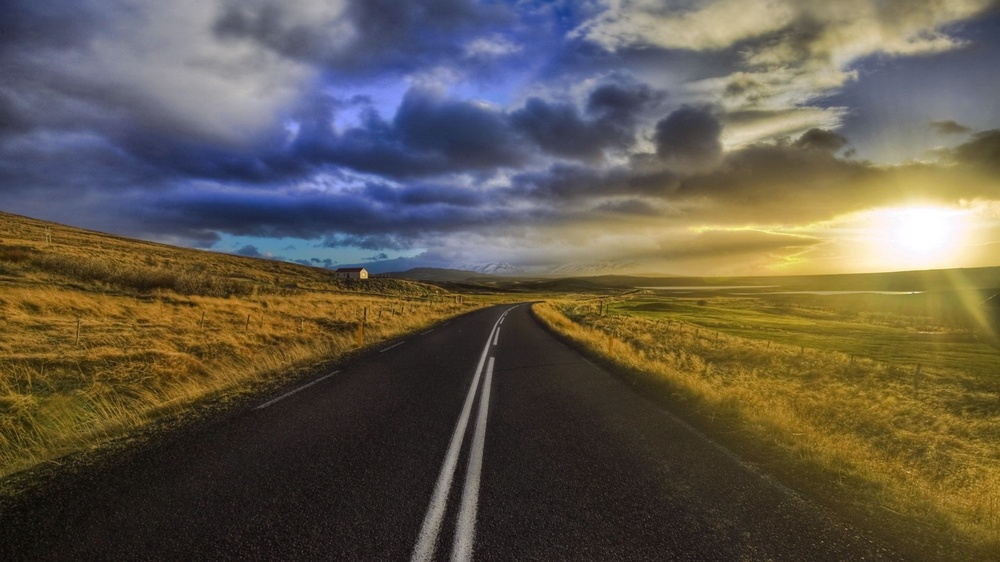
#> input picture data/LaneView.jpg, 1000 x 562 px, shrunk from 1920 x 1080 before the run, found by its file name
$ python misc.py   (Python 2 division)
#> lines starting #> are read from the running program, lines starting #| are printed output that depends on the picture; after the words box and inside, x2 and y2 are one past the last pixel; in counts of white or black regions, pixels touching at a corner belong together

# coding: utf-8

# In[5]:

import cv2
import numpy as np

# // parameters for white pixel extraction
hueMinValue=0
hueMaxValue=0
satMinValue=0
satMaxValue=0
volMinValue=0
volMaxValue=0
lightMinValue=0
lightMaxValue=0

# // extraction of white pixels
thres_white_init=0.0
thres_exposure_max=0
thres_exposure_min=0


# // This function takes an angle in the range [-3*pi, 3*pi] and
# // wraps it to the range [-pi, pi].
def wrapTheta(theta):
    if theta > CV_PI:
        return theta - 2 * CV_PI
    elif theta < -CV_PI:
        return theta + 2 * CV_PI
    return theta

# // Construct a new image using only one single channel of the input image
# // if color_image is set to 1, create a color image; otherwise a single-channel image is returned.
# // 0 - B; 1 - G; 2 - R

def getSingleChannel(input,channel,color_image):
    spl=cv2.split(input)
    if color_image==0:
        return spl[channel]
    emptyMat = thresholded
    channels=np.empty(input.shape)
# Only show color blue channel
    if channel==0:
        input[:,:,1]=0
        input[:,:,2]=0
        channels=input
    elif channel==1:
# Only show color green channel
        input[:,:,0]=0
        input[:,:,2]=0
        channels=input
    else:
# Only show colorred channel
        input[:,:,0]=0
        input[:,:,1]=0
        channels=input
    print "channels:",channels.shape
    output=channels
    return output


# // Show different channels of an image
def showChannels(input):
#     cv2.imshow("B",getSingleChannel(input,0,True)) #b
#     cv2.imshow("G",getSingleChannel(input,1,True)) #g
#     cv2.imshow("R",getSingleChannel(input,2,True)) #r
    greyMat = thresholded
    greyMat=cv2.cvtColor(input,cv2.COLOR_BGR2GRAY)
#     cv2.imshow("GREY",greyMat) #grey-scale


def testShowChannels():
    img = cv2.imread('/Users/g41903/Desktop/MIT/Media Lab/LaneDetection/LaneView.jpg',1)
#> img is the input picture: shape (562, 1000, 3); mean B, G, R 76.4, 89.5, 97.4
    edgeDetection(img,0,0)
#     showChannels(img)
#     cv2.waitKey(0)
#     cv2.imshow("image",img)


def edgeDetection(rgb_frame,detect_method,debug_mode):
    # 	// Get a single channel
#> called with detect_method = 0, debug_mode = 0
    singleChannel=getSingleChannel(rgb_frame,0,False)
#> in getSingleChannel, `return spl[channel]`:
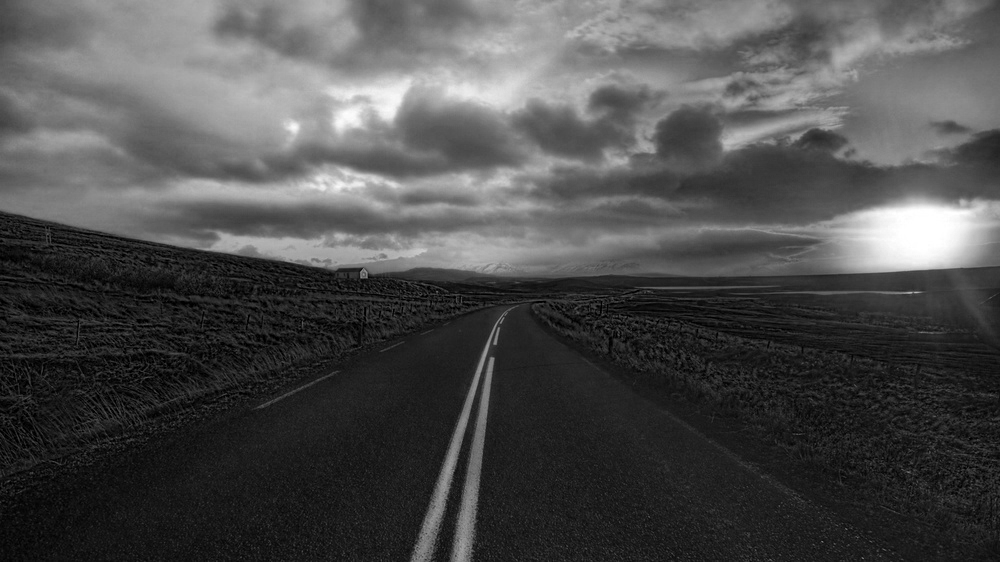
#> returned value: shape (562, 1000); min 0, max 255, mean 76.4
    # 	// First apply Gaussian filtering
    blurred_ipm=cv2.GaussianBlur(singleChannel,(5,5),0)
    if debug_mode:
        cv2.imshow('Blurred ipm:',blurred_ipm)
    # 	// Edge detection
    #   // adaptive thresholding outperforms canny and other filtering methods
    max_value=255
    adaptiveMethod=cv2.ADAPTIVE_THRESH_GAUSSIAN_C
    thresholdType=cv2.THRESH_BINARY_INV
    blockSize=11
    C=5
    detection_edge = np.zeros(blurred_ipm.shape, np.uint8)

    detection_edge=cv2.adaptiveThreshold(blurred_ipm,max_value,adaptiveMethod,thresholdType,blockSize,C)
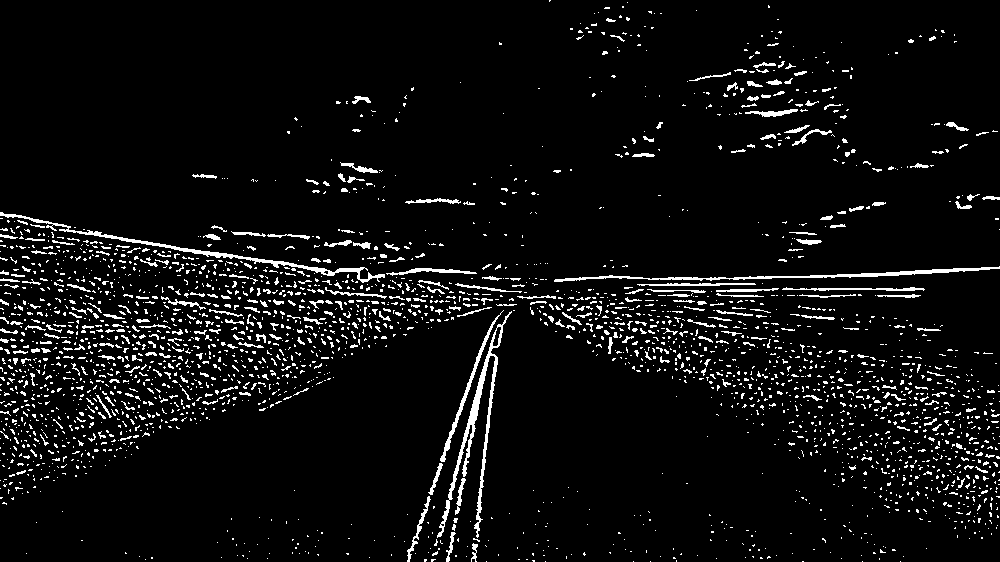
#> detection_edge: shape (562, 1000); 5.7% white in thin lines or dots
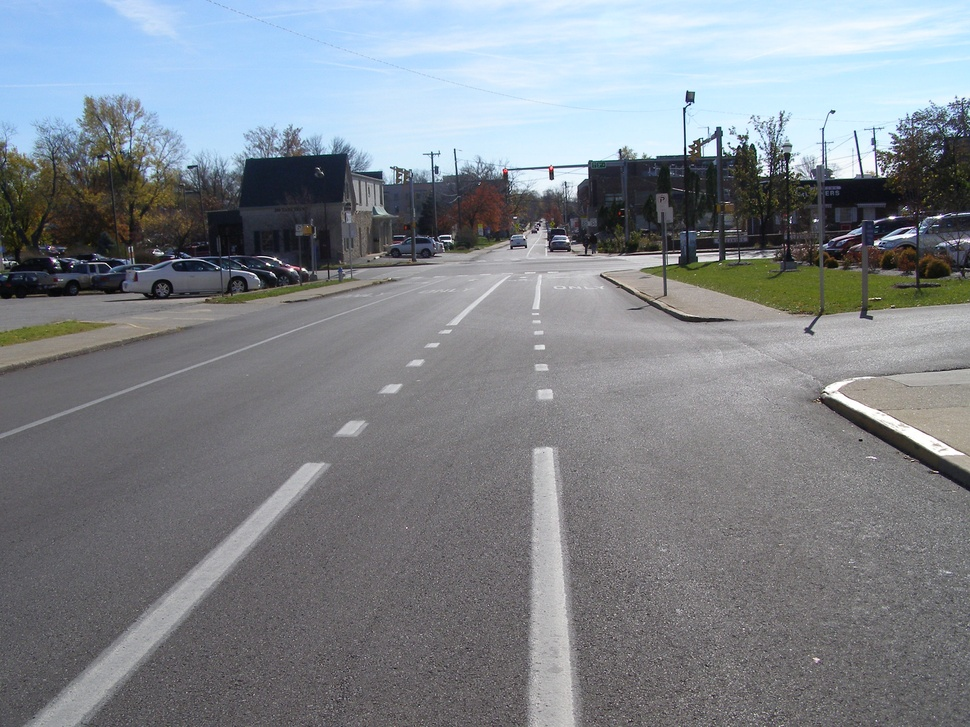
#> input picture data/LaneTest2.jpg, 970 x 727 px, shrunk from 2816 x 2112 before the run, given in place of the camera
#> in testExtractWhitePixel, frame is the input picture: shape (727, 970, 3); mean B, G, R 139, 132.7, 127.2
    if debug_mode:
        cv2.imshow('Detection edge:',detection_edge)
    return detection_edge

testShowChannels()


# In[4]:

import cv2
import numpy as np
hueMinValue=110
satMinValue=50
volMinValue=50
hueMaxValue=130
satMaxValue=255
volMaxValue=255
# // Extract white pixels from a RGB image
# cv::Mat extractWhitePixel(cv::Mat rgb_frame, int extract_method, bool debug_mode)
# {
# 	// convert from RGB to HSV representation
# 	if (extract_method == HSV)
# 	{
# 		cv::Mat hsv_frame;
# 		cv::cvtColor(rgb_frame, hsv_frame, CV_RGB2HSV);

# 		cv::Scalar min(hueMinValue, satMinValue, volMinValue);
# 		cv::Scalar max(hueMaxValue, satMaxValue, volMaxValue);
# 		cv::Mat threshold_frame;
# 		cv::inRange( hsv_frame, min, max, threshold_frame);
# 		return threshold_frame;
# 	}

def extractWhitePixel(rgb_frame,extract_method,debug_mode):
#> called with extract_method = 'HSV', debug_mode = True
    if extract_method=='HSV':
        # Convert BGR to HSV
        hsv_frame=cv2.cvtColor(rgb_frame,cv2.COLOR_BGR2HSV)
#> hsv_frame: shape (727, 970, 3); mean H, S, V 110.7, 30.1, 141.7
        # define range of color in HSV
        min_color=np.array([hueMinValue,satMinValue,volMinValue])
        max_color=np.array([hueMaxValue,satMaxValue,volMaxValue])
        # Threshold the HSV image to get only specific color
        mask = cv2.inRange(hsv_frame, min_color, max_color)
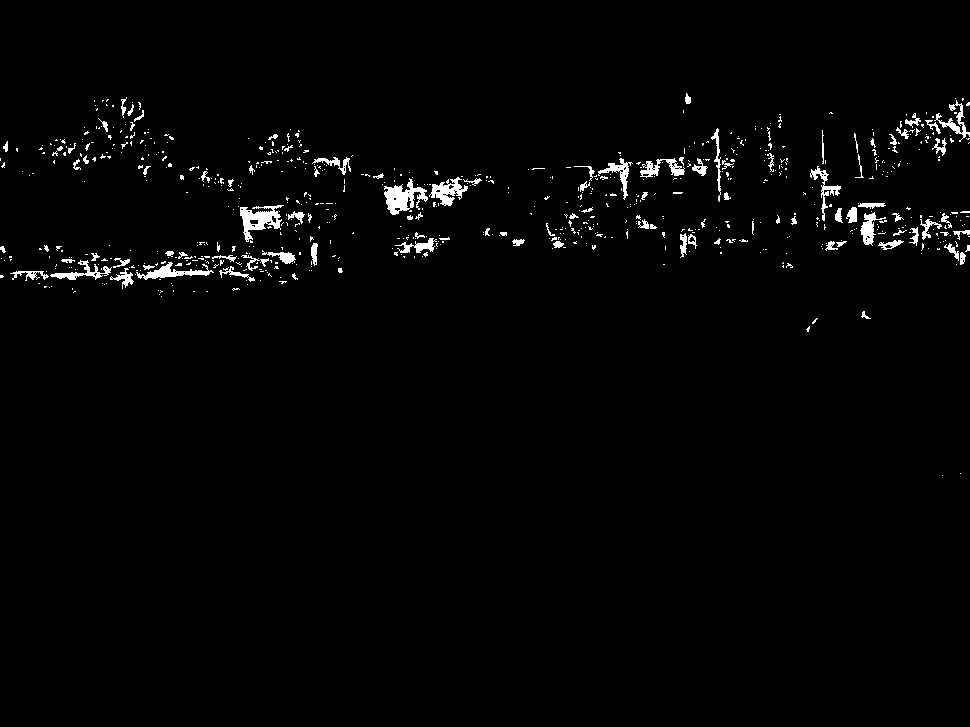
#> mask: shape (727, 970); 1.8% white; 739 white regions (633 under 20 px), largest, box (x1, y1, x2, y2) and area: (384, 178, 428, 215) 779, (240, 205, 284, 242) 738, (429, 177, 468, 206) 516
        # Bitwise-AND mask and original image
        res = cv2.bitwise_and(rgb_frame,rgb_frame, mask= mask)
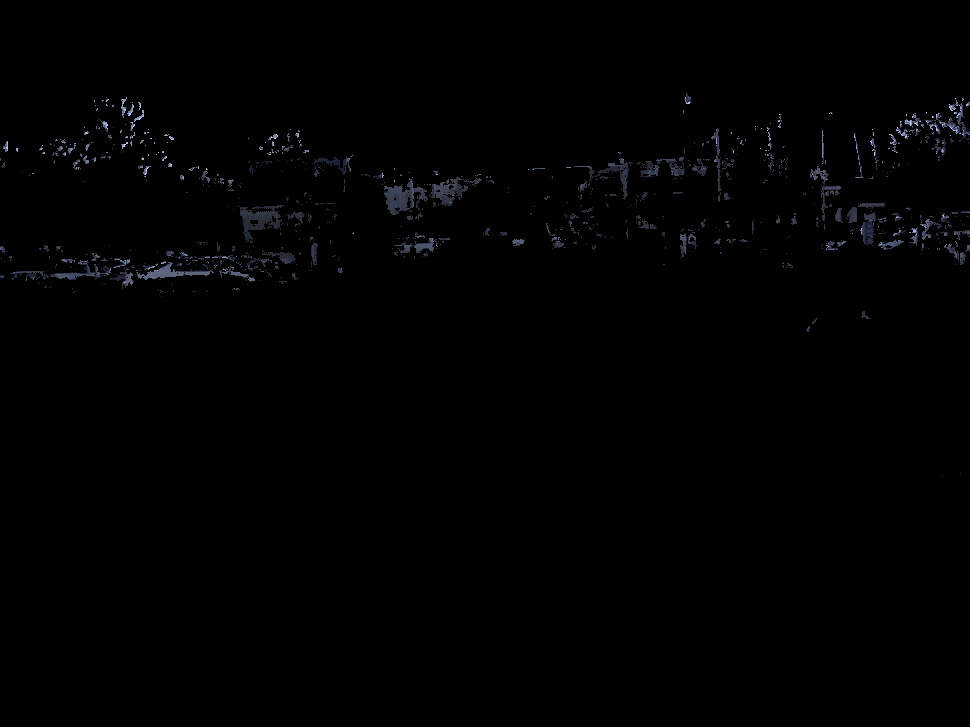
#> res: shape (727, 970, 3); mean B, G, R 1.6, 1.2, 1.1
        cv2.imshow('frame',rgb_frame)
        cv2.imshow('mask',mask)
        cv2.imshow('res',res)
# 	else if (extract_method == HLS)
# 	{
# 		cv::Mat hls_frame;
# 		cv::cvtColor(rgb_frame, hls_frame, CV_RGB2HLS);

# 		cv::Scalar min(hueMinValue, lightMinValue, satMinValue);
# 		cv::Scalar max(hueMaxValue, lightMaxValue, satMaxValue);
# 		cv::Mat threshold_frame;
# 		cv::inRange( hls_frame, min, max, threshold_frame);
# 		return threshold_frame;
# 	}
    elif extract_method=='HLS':
        # Convert BGR to HLS
        hls_frame=cv2.cvtColor(rgb_frame,cv2.COLOR_BGR2HLS)
        # define range of color in HSV
        min_color=np.array([hueMinValue,satMinValue,volMinValue])
        max_color=np.array([hueMaxValue,satMaxValue,volMaxValue])
        # Threshold the HSV image to get only specific color
        mask = cv2.inRange(hls_frame, min_color, max_color)
        # Bitwise-AND mask and original image
        res = cv2.bitwise_and(rgb_frame,rgb_frame, mask= mask)
        cv2.imshow('frame',rgb_frame)
        cv2.imshow('mask',mask)
        cv2.imshow('res',res)
    elif extract_method=='ADAPTIVE':
        # Get a single channel
        singleChannel=getSingleChannel(rgb_frame,0,False)
        # Extraction of white pixels
        min,max=minMaxLoc(singleChannel)
        thresholded=np.zeros(singleChannel.shape, np.uint8)
        #adaptive thresholding
        maxValue=255
        thres_count=0
        thres_adaptive=thres_white_init
        thres_upper_bound=1
        thres_lower_bound=0
        type=THRESH_BINARY
        while thres_count<10:
            thres_count+=1
            thresh=min+(max-min)*thres_adaptive
            thresholded=cv2.threshold(singleChannel,thresh,maxValue,type)
            s=np.sum(singleChannel,axis=0)/255
            if s>thres_exposure_max:
                thres_lower_bound=thres_adaptive
                thres_adaptive=(thres_upper_bound+thres_lower_bound)/2
            elif s<thres_exposure_min:
                thres_upper_bound=thres_adaptive
                thres_adaptive=(thres_upper_bound+thres_lower_bound)/2
            else:
                break
        return thresholded


# 	else if (extract_method == ADAPTIVE)
# 	{
# 		// Get a single channel
# 		static cv::Mat singleChannel;
# 		singleChannel = getSingleChannel(rgb_frame, 0, false);

# 		// Extraction of white pixels
# 		double min, max;
# 		static cv::Mat thresholded;
# 		cv::minMaxLoc(singleChannel, &min, &max);

# 		// adaptive thresholding
# 		int maxValue = 255;
# 		int thres_count = 0;
# 		float thres_adaptive = thres_white_init;
# 		float thres_upper_bound = 1;
# 		float thres_lower_bound = 0;
# 		//int type = cv::THRESH_TOZERO;
# 		int type = cv::THRESH_BINARY;

# 		// Binary search for the proper exposure threshold
# 		while (thres_count < 10)
# 		{
# 			thres_count ++;

# 			int thresh = min + (max - min) * thres_adaptive;
# 			threshold( singleChannel, thresholded, thresh, maxValue, type);


# cv::sum returns a cv::Scalar element. If you have a 3-channel image for example, the return value has 3 elements, one for each channel. So each channel is summed up independently. [0] would access the first value of that Scalar. For RGB images with BGR ordering (like mostly used in OpenCV), [0] of the Scalar would access the summed up "blue channel", '[1]' would be the sum of the "green channel" and '[2]' is the sum of the "red channel" in that example. docs.opencv.org/modules/core/doc/operations_on_arrays.html#sum – Micka Feb 19 '14 at 9:04
# 			// Deal with over-exposure
# 			double s = cv::sum( thresholded )[0] / 255;
# 			// cout << "Exposure: " << s << endl;

# 			if (s > thres_exposure_max)
# 			{
# 				// cout << "Over-exposed. s = " << s << "\tthres_adaptive = " << thres_adaptive << endl;
# 				thres_lower_bound = thres_adaptive;
# 				thres_adaptive = (thres_upper_bound + thres_lower_bound) / 2;
# 			}
# 			else if (s < thres_exposure_min)
# 			{
# 				// cout << "Under-exposed. s = " << s << "\tthres_adaptive = " << thres_adaptive << endl;
# 				thres_upper_bound = thres_adaptive;
# 				thres_adaptive = (thres_upper_bound + thres_lower_bound) / 2;
# 			}
# 			else
# 			{
# 				// cout << "Proper-exposed. s = " << s << "\tthres_adaptive = " << thres_adaptive << endl;
# 				break;
# 			}
# 		}
# 		return thresholded;
# 	}
# }


def testExtractWhitePixel():
# [6 lines of commented-out code are left out]
    cap = cv2.VideoCapture(0)
    while(1):

        # Take each frame
        _, frame = cap.read()

        extractWhitePixel(frame,'HSV',True)
        k = cv2.waitKey(5) & 0xFF
#> (key Esc is pressed here)
        if k == 27:
            break
    cv2.destroyAllWindows()
testExtractWhitePixel()


# In[ ]:
